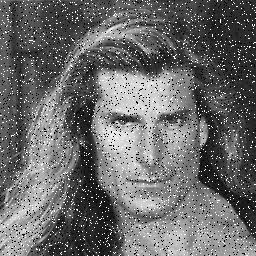
#> input picture pictures/salt and pepper noise.jpg, 256 x 256 px, found by its file name
$ python 'dip p8.py'
#> lines starting #> are read from the running program, lines starting #| are printed output that depends on the picture
import cv2
import numpy as np
import matplotlib.pyplot as plt

# Read image
img_path = "pictures\salt and pepper noise.jpg"
image = cv2.imread(img_path, 0)
#> image is the input picture: shape (256, 256); min 0, max 255, mean 106.3

if image is None:
    raise ValueError("Image not found. Check the file path.")

# Apply median filter
denoised = cv2.medianBlur(image, 5)
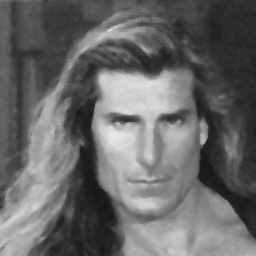
#> denoised: shape (256, 256); min 21, max 232, mean 103.7

titles = ["Noisy Image", "Denoised Image"]
images = [image, denoised]

# Create figure
fig, axes = plt.subplots(
    2, 3,
    figsize=(18, 10)
)

for i, (img, title) in enumerate(zip(images, titles)):

    # ---------------- IMAGE ----------------
    axes[i, 0].imshow(img, cmap="gray")
    axes[i, 0].set_title(title, fontsize=14)
    axes[i, 0].axis("off")

    # ---------------- SAMPLE MATRIX ----------------
    axes[i, 1].axis("off")

    # Take a 5 × 5 matrix from the center
    h, w = img.shape
    sample_matrix = img[
        h // 2 - 2:h // 2 + 3,
        w // 2 - 2:w // 2 + 3
    ]

    table = axes[i, 1].table(
        cellText=sample_matrix.tolist(),
        cellLoc="center",
        loc="center"
    )

    table.auto_set_font_size(False)
    table.set_fontsize(10)
    table.scale(2, 2)

    axes[i, 1].set_title(
        "Sample Matrix",
        fontsize=14
    )

    # ---------------- HISTOGRAM ----------------
    axes[i, 2].hist(
        img.ravel(),
        bins=256,
        range=[0, 256],
        color="black",
        alpha=0.7
    )

    axes[i, 2].set_title(
        "Histogram",
        fontsize=14
    )

    axes[i, 2].set_xlabel("Pixel Intensity")
    axes[i, 2].set_ylabel("Frequency")
    axes[i, 2].set_xlim(0, 256)
#> this loop made 2 passes
#> (title, h, w) on passes 1 to 2: ('Noisy Image', 256, 256), ('Denoised Image', 256, 256)

# Overall layout
plt.tight_layout()
plt.show()
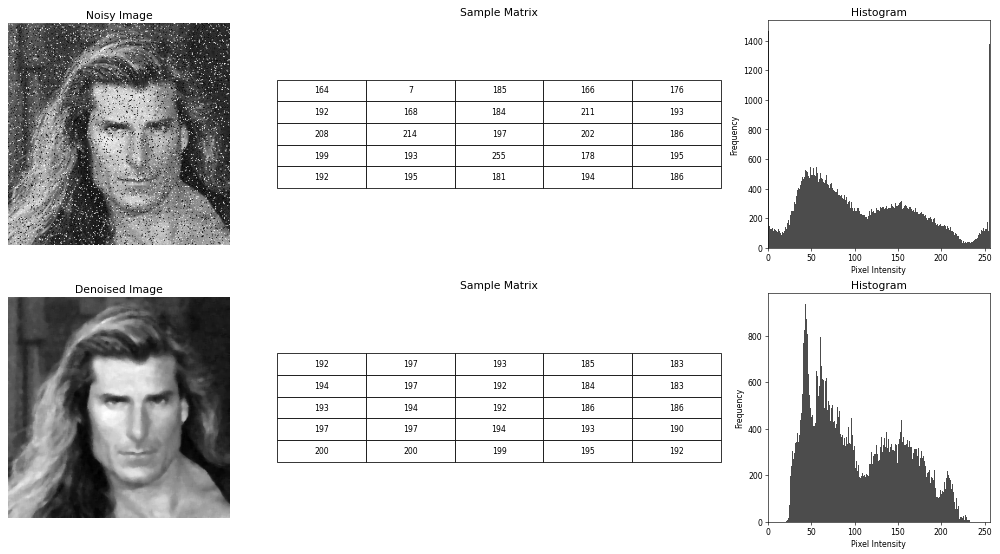
#> figure drawn by matplotlib, 4 panels; panel 2: tallest bar 1467 high, from x = 0 to 1; panel 4: tallest bar 936 high, from x = 43 to 44

$ run again, with pictures/blackshephard.jpg.jpg copied over pictures/salt and pepper noise.jpg
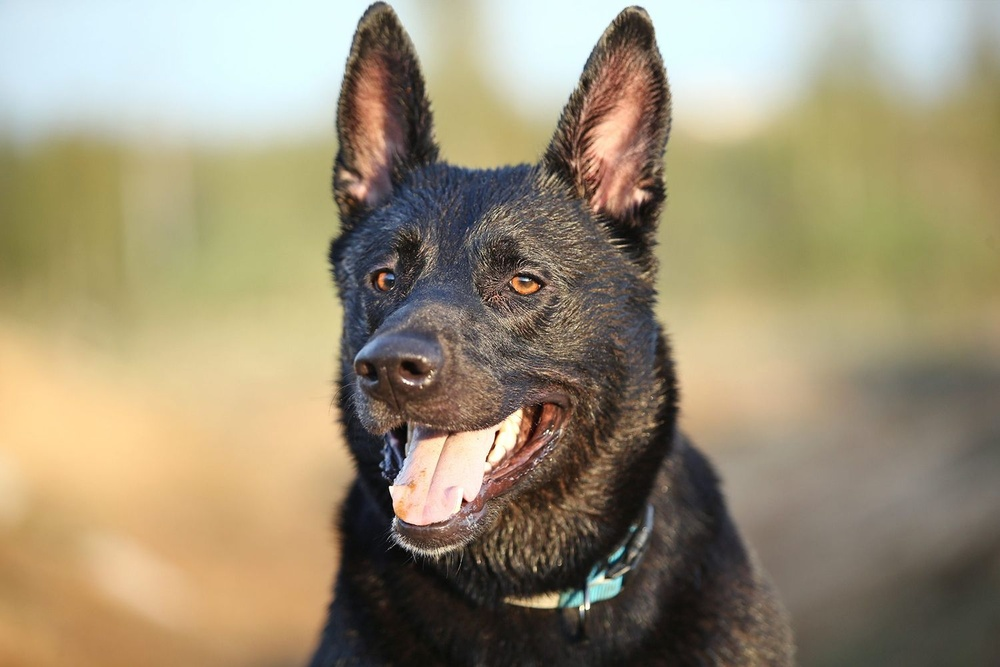
#> input picture pictures/blackshephard.jpg.jpg, 1000 x 667 px, shrunk from 1500 x 1000 before the run, found by its file name
#> `image = cv2.imread(img_path, 0)`:
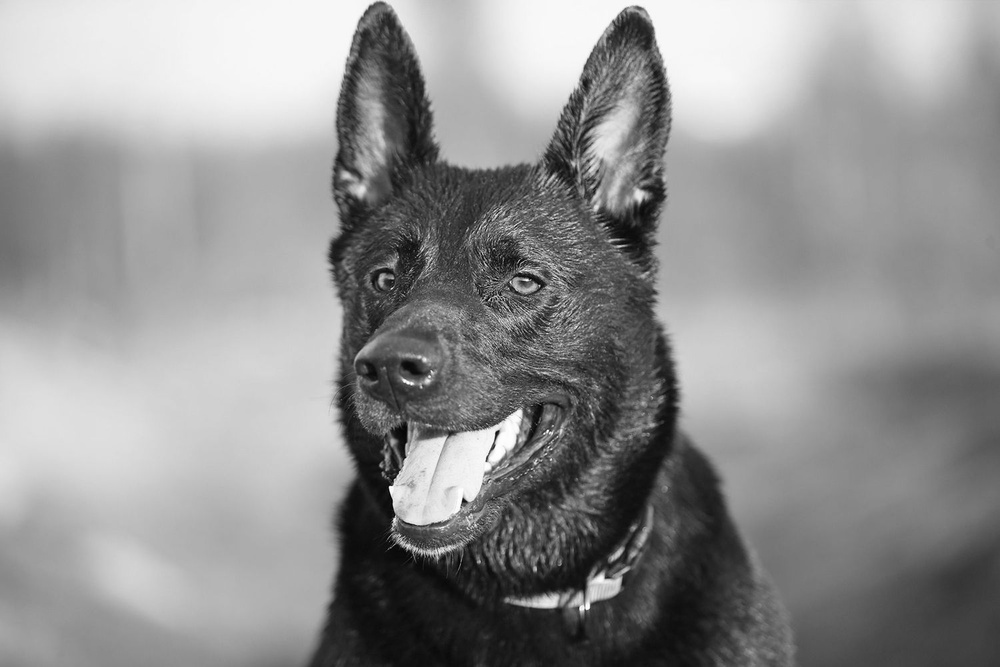
#> image: shape (667, 1000); min 0, max 255, mean 144.4
#> the loop `for i, (img, title) in enumerate(zip(images, titles)):` made 2 passes
#> (title, h, w) on passes 1 to 2: ('Noisy Image', 667, 1000), ('Denoised Image', 667, 1000)
#> `plt.show()`:
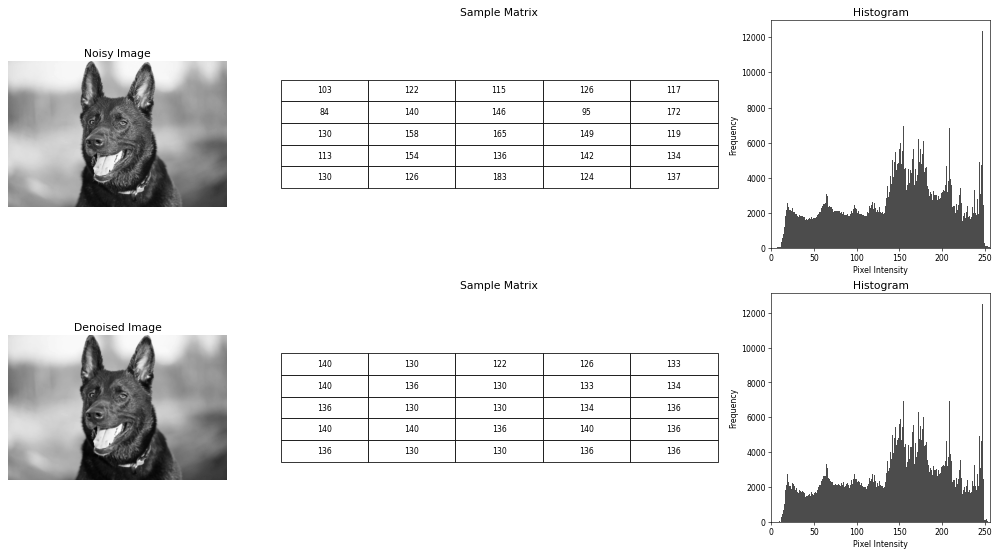
#> figure drawn by matplotlib, 4 panels; panel 2: tallest bar 12378 high, from x = 247 to 248; panel 4: tallest bar 12499 high, from x = 247 to 248

$ run again, with pictures/flower.jpg copied over pictures/salt and pepper noise.jpg
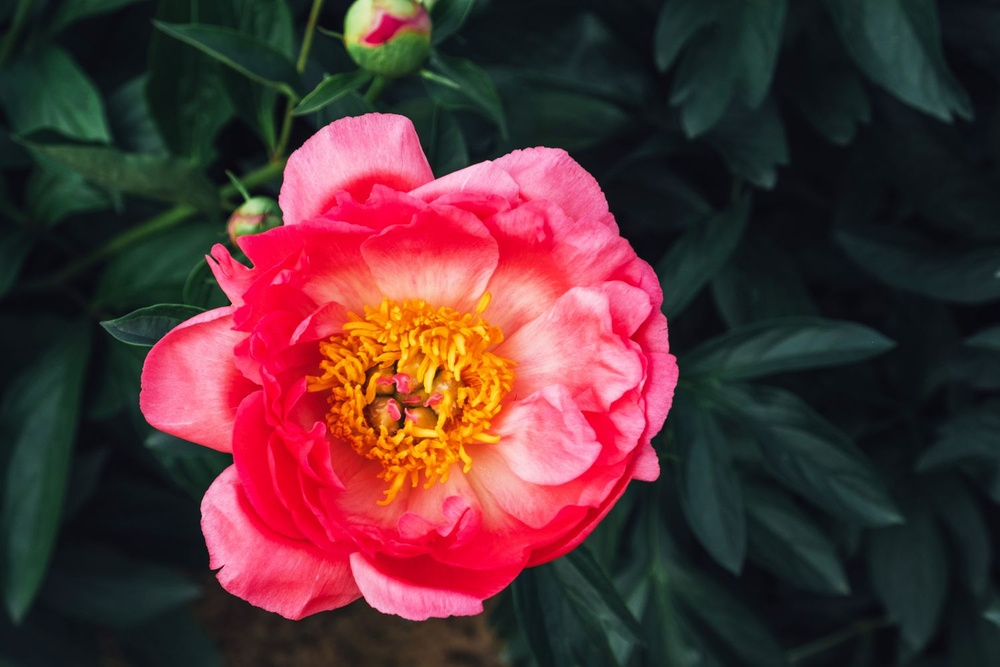
#> input picture pictures/flower.jpg, 1000 x 667 px, shrunk from 1500 x 1000 before the run, found by its file name
#> `image = cv2.imread(img_path, 0)`:
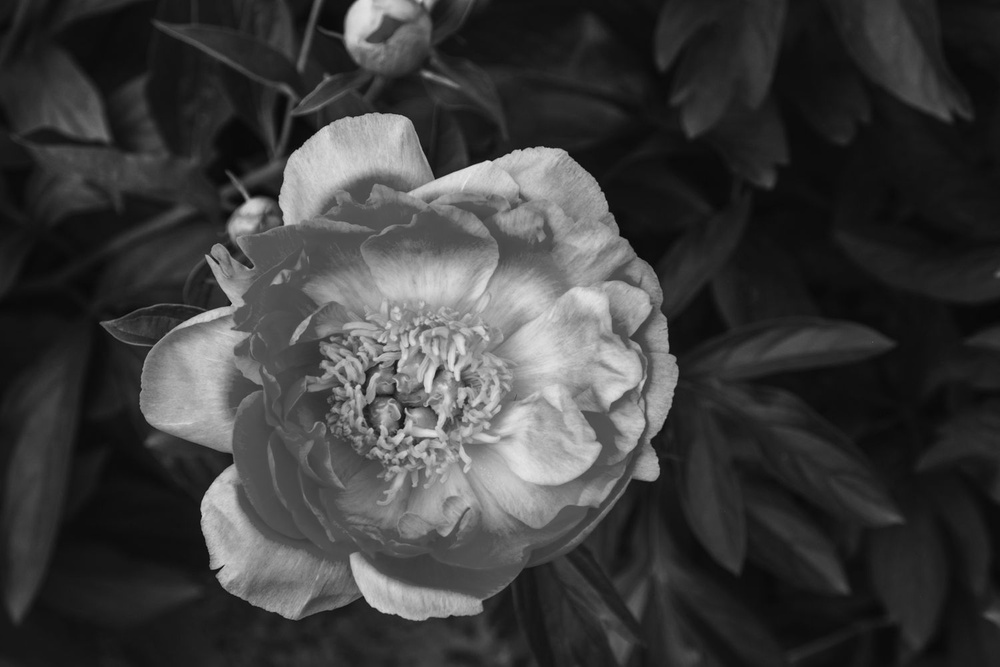
#> image: shape (667, 1000); min 6, max 231, mean 60.9
#> the loop `for i, (img, title) in enumerate(zip(images, titles)):` made 2 passes
#> (title, h, w) on passes 1 to 2: ('Noisy Image', 667, 1000), ('Denoised Image', 667, 1000)
#> `plt.show()`:
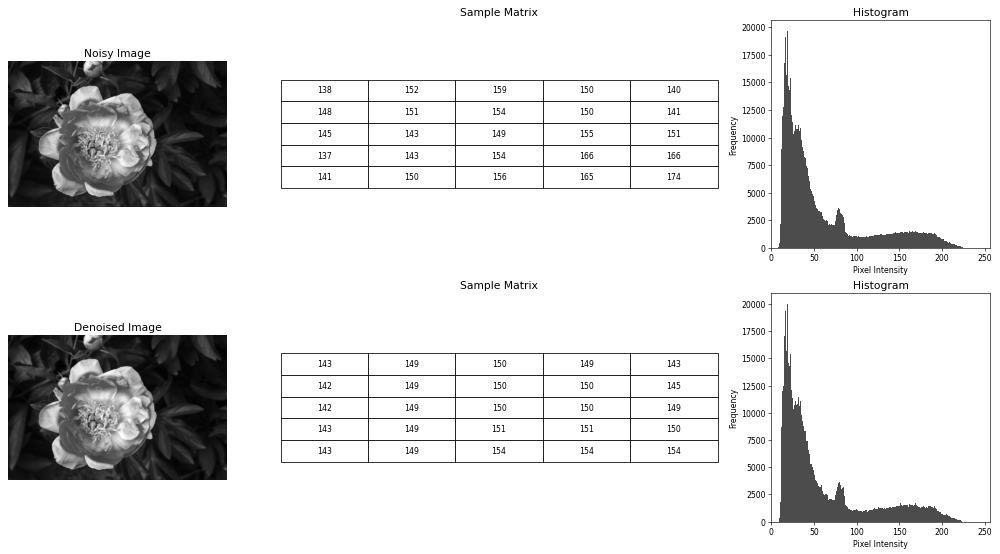
#> figure drawn by matplotlib, 4 panels; panel 2: tallest bar 19695 high, from x = 19 to 20; panel 4: tallest bar 19979 high, from x = 19 to 20
